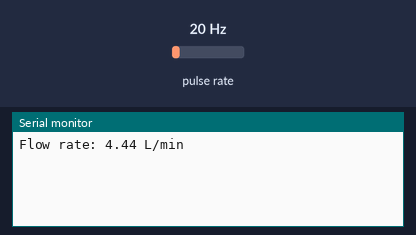
A sketch run on a simulated Arduino Uno, built with avr-gcc and run on an emulated ATmega328P. Shown: the last lines printed to the serial monitor. Wiring (inferred from the names in the program): pulse sensor: data pin 2. The test bench sets the inputs (shaded band); at power-on: pulse rate 20 Hz.

Above: at 1.2 s.
1.3 s: pulse rate (sensor on pin 2) set to 4 Hz
At 2.6 s:
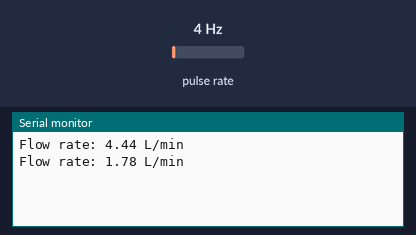
2.8 s: pulse rate (sensor on pin 2) set to 50 Hz
At 3.8 s:
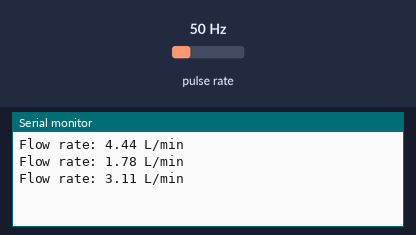
Timing chart, 0 to 5.8 s (numbered marks = the images above; inputs shaded):
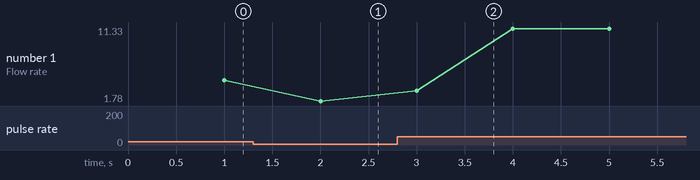

Measured:
- after the input at 1.3 s, the serial monitor: prints a new line after 0.70 s (image 1)
- after the input at 2.8 s, the serial monitor: prints a new line after 0.20 s (image 2)
- plotted number 1: 4.44 → 1.78 after the input at 1.3 s, 1.78 → 10.89 after the input at 2.8 s

The sketch:

flowrate.ino
```cpp
#include <SPI.h>

#define FLOW_SENSOR_PIN 2

volatile int pulseCount = 0;
float flowRate = 0.0;
unsigned long previousMillis = 0;
const long interval = 1000;

const float calibrationFactor = 4.5;

void pulseCounter()
{
    pulseCount++;
}

void setup()
{

    Serial.begin(9600);

    pinMode(FLOW_SENSOR_PIN, INPUT);

    attachInterrupt(digitalPinToInterrupt(FLOW_SENSOR_PIN), pulseCounter, RISING);
}

void loop()
{
    unsigned long currentMillis = millis();

    if (currentMillis - previousMillis >= interval)
    {
        previousMillis = currentMillis;

        flowRate = (pulseCount / calibrationFactor);
        pulseCount = 0;

        Serial.print("Flow rate: ");
        Serial.print(flowRate);
        Serial.println(" L/min");

        delay(100);
    }
}
```
